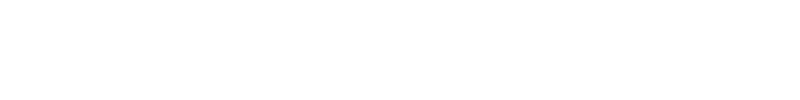
Frame 1 (no input)
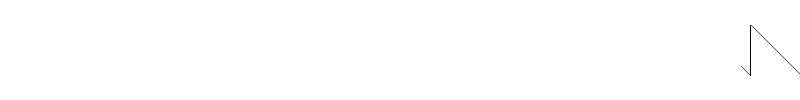
Frame 60 (the mouse pressed at the canvas centre just before this capture)
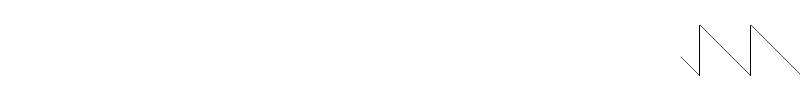
Frame 120 (the mouse held since frame 60 and released just before this capture)

The Processing sketch that drew these frames (run headless with seeded random() and noise(); from frame 60 on, the mouse is pressed at the canvas centre):

// Processing sketch: sawtooth_line
// ── sawtooth_line.pde
//source: https://forum.processing.org/two/discussion/2221/drawing-a-zig-zag-with-a-loop

int x, r;
 
void setup() {
  size(800, 100);
  r = height/2;
  background(255);
  stroke(0);
}
void draw() {
 
  int pos_x = width+x;
 
  if (pos_x>0)
    x--; 
 
 
  int y = r-abs((x%(r+1)));
  int pos_y = height/4 + y;
 
  point (pos_x, pos_y);
 
  if (y==r)
    line(pos_x, pos_y, pos_x, height/4);
 
}
